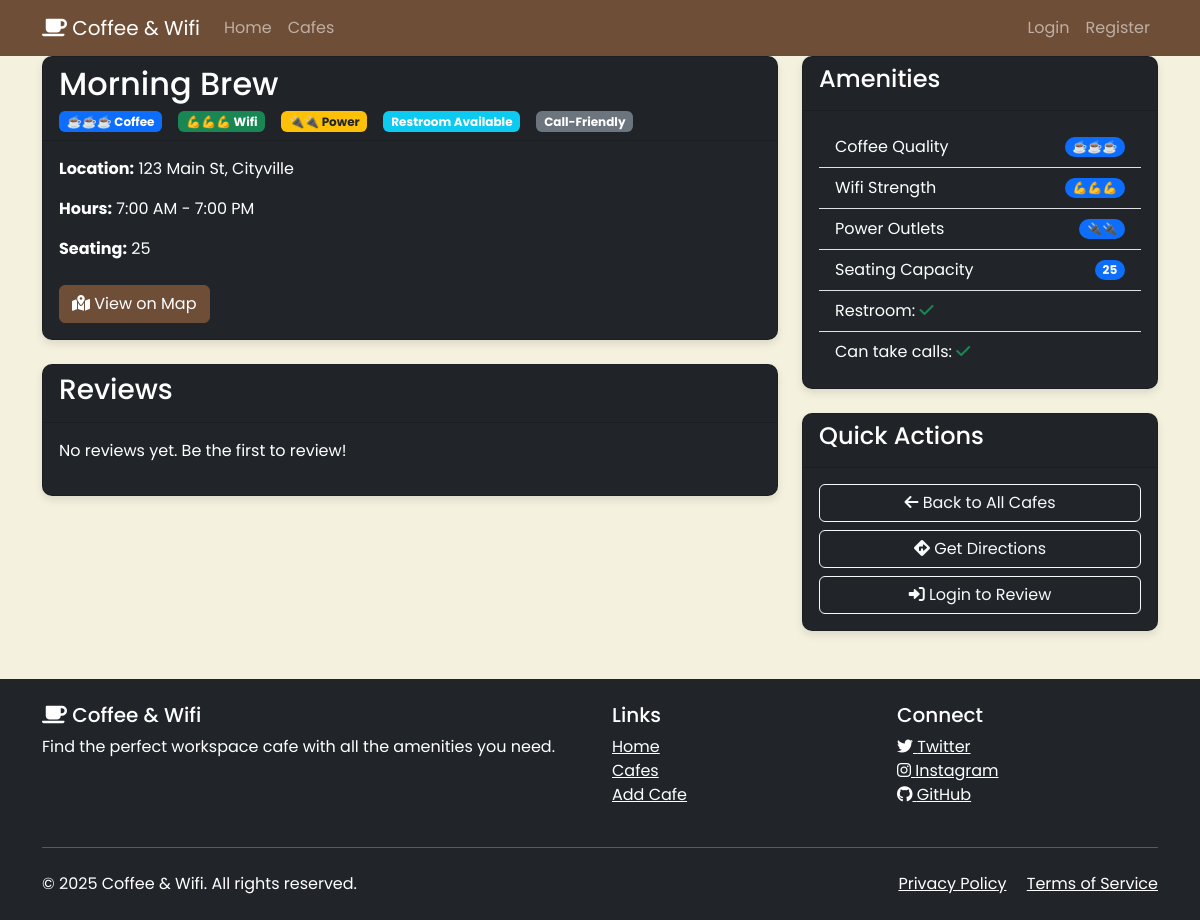
The app's page /cafe/2 with its own data.
### main.py (models this page shows, shortened)
class Cafe(db.Model):
    __tablename__ = "cafes"
    id = db.Column(db.Integer, primary_key=True)
    name = db.Column(db.String(250), unique=True, nullable=False)
    location = db.Column(db.String(500), nullable=False)
    map_url = db.Column(db.String(500), nullable=False)
    open_time = db.Column(db.String(250), nullable=False)
    close_time = db.Column(db.String(250), nullable=False)
    coffee_rating = db.Column(db.String(250), nullable=False)
    wifi_rating = db.Column(db.String(250), nullable=False)
    power_rating = db.Column(db.String(250), nullable=False)
    seats = db.Column(db.String(250))
    can_take_calls = db.Column(db.Boolean, default=False)
    restroom = db.Column(db.Boolean, default=False)
    reviews = db.relationship("Review", back_populates="cafe")

### main.py (the view, shortened to what this page needs)
@app.route('/cafe/<int:cafe_id>', methods=['GET', 'POST'])
def show_cafe(cafe_id):
    cafe = Cafe.query.get_or_404(cafe_id)
    form = ReviewForm()
    return render_template('cafe.html', cafe=cafe, form=form, logged_in=current_user.is_authenticated)

### templates/cafe.html (shortened to what this page needs)
{% extends 'base.html' %}
{% block content %}
<div class="container">
    <div class="row">
        <div class="col-md-8">
            <div class="card bg-dark text-white mb-4">
                <div class="card-header">
                    <h2>{{ cafe.name }}</h2>
                    <div class="d-flex gap-3 mt-2">
                        <span class="badge bg-primary">{{ cafe.coffee_rating }} Coffee</span>
                        <span class="badge bg-success">{{ cafe.wifi_rating }} Wifi</span>
                        <span class="badge bg-warning text-dark">{{ cafe.power_rating }} Power</span>
                        {% if cafe.restroom %}
                            <span class="badge bg-info">Restroom Available</span>
                        {% endif %}
                        {% if cafe.can_take_calls %}
                            <span class="badge bg-secondary">Call-Friendly</span>
                        {% endif %}
                    </div>
                </div>
                <div class="card-body">
                    <p><strong>Location:</strong> {{ cafe.location }}</p>
                    <p><strong>Hours:</strong> {{ cafe.open_time }} - {{ cafe.close_time }}</p>
                    {% if cafe.seats %}
                        <p><strong>Seating:</strong> {{ cafe.seats }}</p>
                    {% endif %}
                    <div class="mt-4">
                        <a href="{{ cafe.map_url }}" target="_blank" class="btn btn-primary">
                            <i class="fas fa-map-marked-alt"></i> View on Map
                        </a>
                    </div>
                </div>
            </div>
            <div class="card bg-dark text-white">
                <div class="card-header">
                    <h3>Reviews</h3>
                </div>
                <div class="card-body">
                    {% if cafe.reviews %}
                        {% for review in cafe.reviews %}
                            <div class="mb-3 pb-3 border-bottom border-secondary">
                                <div class="d-flex justify-content-between">
                                    <h5>{{ review.author.name }}</h5>
                                    <div>
                                        {% for i in range(review.rating) %}
                                            <i class="fas fa-star text-warning"></i>
                                        {% endfor %}
                                        {% for i in range(5 - review.rating) %}
                                            <i class="far fa-star text-warning"></i>
                                        {% endfor %}
                                    </div>
                                </div>
                                <p class="text-muted">{{ review.created_at.strftime('%B %d, %Y') }}</p>
                                <p>{{ review.text }}</p>
                            </div>
                        {% endfor %}
                    {% else %}
                        <p>No reviews yet. Be the first to review!</p>
                    {% endif %}
                </div>
            </div>
        </div>
        <div class="col-md-4">
            <div class="card bg-dark text-white mb-4">
                <div class="card-header">
                    <h4>Amenities</h4>
                </div>
                <div class="card-body">
                    <ul class="list-group list-group-flush">
                        <li class="list-group-item bg-dark text-white d-flex justify-content-between align-items-center">
                            Coffee Quality
                            <span class="badge bg-primary rounded-pill">{{ cafe.coffee_rating }}</span>
                        </li>
                        <li class="list-group-item bg-dark text-white d-flex justify-content-between align-items-center">
                            Wifi Strength
                            <span class="badge bg-primary rounded-pill">{{ cafe.wifi_rating }}</span>
                        </li>
                        <li class="list-group-item bg-dark text-white d-flex justify-content-between align-items-center">
                            Power Outlets
                            <span class="badge bg-primary rounded-pill">{{ cafe.power_rating }}</span>
                        </li>
                        {% if cafe.seats %}
                        <li class="list-group-item bg-dark text-white d-flex justify-content-between align-items-center">
                            Seating Capacity
                            <span class="badge bg-primary rounded-pill">{{ cafe.seats }}</span>
                        </li>
                        {% endif %}
                        <li class="list-group-item bg-dark text-white">
                            Restroom: {% if cafe.restroom %}<i class="fas fa-check text-success"></i>{% else %}<i class="fas fa-times text-danger"></i>{% endif %}
                        </li>
                        <li class="list-group-item bg-dark text-white">
                            Can take calls: {% if cafe.can_take_calls %}<i class="fas fa-check text-success"></i>{% else %}<i class="fas fa-times text-danger"></i>{% endif %}
                        </li>
                    </ul>
                </div>
            </div>
            <div class="card bg-dark text-white">
                <div class="card-header">
                    <h4>Quick Actions</h4>
                </div>
                <div class="card-body">
                    <a href="{{ url_for('cafes') }}" class="btn btn-outline-light w-100 mb-2">
                        <i class="fas fa-arrow-left"></i> Back to All Cafes
                    </a>
                    <a href="{{ cafe.map_url }}" target="_blank" class="btn btn-outline-light w-100 mb-2">
                        <i class="fas fa-directions"></i> Get Directions
                    </a>
                    {% if logged_in %}
                        <button class="btn btn-outline-light w-100" data-bs-toggle="modal" data-bs-target="#reviewModal">
                            <i class="fas fa-edit"></i> Write a Review
                        </button>
                    {% else %}
                        <a href="{{ url_for('login') }}" class="btn btn-outline-light w-100">
                            <i class="fas fa-sign-in-alt"></i> Login to Review
                        </a>
                    {% endif %}
                </div>
            </div>
        </div>
    </div>
</div>
{% endblock %}

### static/css/styles.css (style rules this page uses)
:root { --primary: #6F4E37; --secondary: #C9A66B; --accent: #E3B23C; --light: #F4F1DE; --dark: #3D3522; }
body { background-color: var(--light); color: var(--dark); font-family: 'Poppins', sans-serif; }
.btn-primary { background-color: var(--primary); border-color: var(--primary); }
.card { background-color: white; border-radius: 10px; box-shadow: 0 4px 8px rgba(0,0,0,0.1); }

### records on screen
Cafe: name "Morning Brew", coffee_rating "☕️☕️☕️", wifi_rating "💪💪💪", power_rating "🔌🔌", location "123 Main St, Cityville", open_time "7:00 AM", close_time "7:00 PM", seats "25"
